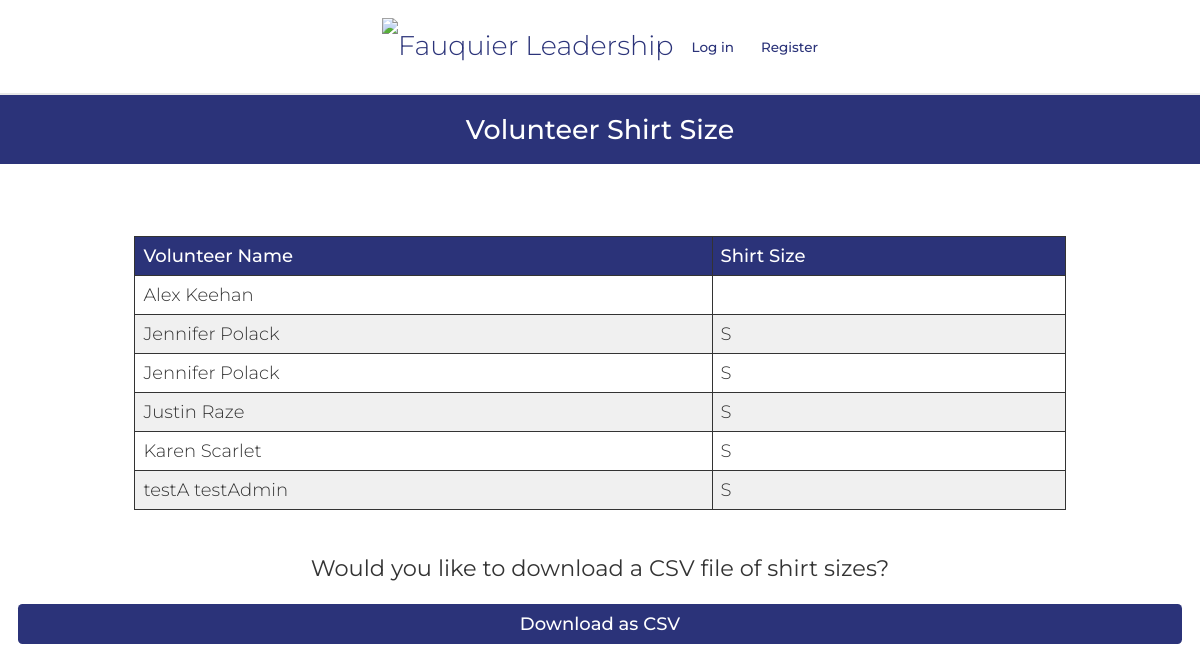
Screenshot of /TShirtSize.php with the database file from the repository.
### tables this page shows
CREATE TABLE `dbPersons` (
  `id` varchar(256) NOT NULL,
  `start_date` text DEFAULT NULL,
  `venue` text DEFAULT NULL,
  `first_name` text NOT NULL,
  `last_name` text DEFAULT NULL,
  `address` text DEFAULT NULL,
  `city` text DEFAULT NULL,
  `state` varchar(2) DEFAULT NULL,
  `zip` text DEFAULT NULL,
  `phone1` varchar(12) NOT NULL,
  `phone1type` text DEFAULT NULL,
  `phone2` varchar(12) DEFAULT NULL,
  `phone2type` text DEFAULT NULL,
  `birthday` text DEFAULT NULL,
  `email` text DEFAULT NULL,
  `shirt_size` varchar(3) DEFAULT NULL,
  `computer` varchar(3) DEFAULT NULL,
  `camera` varchar(3) NOT NULL,
  `transportation` varchar(3) NOT NULL,
  `contact_name` text NOT NULL,
  `contact_num` varchar(12) NOT NULL,
  `relation` text NOT NULL,
  `contact_time` text NOT NULL,
  `cMethod` text DEFAULT NULL,
  `position` text DEFAULT NULL,  
  `credithours` text DEFAULT NULL,
  `howdidyouhear` text DEFAULT NULL,
  `commitment` text DEFAULT NULL,
  `motivation` text DEFAULT NULL,
  `specialties` text DEFAULT NULL,
  `convictions` text DEFAULT NULL,
  `type` text DEFAULT NULL,
  `status` text DEFAULT NULL,
  `completedTraining` text NOT NULL DEFAULT 'False',
  `availability` text DEFAULT NULL,
  `schedule` text DEFAULT NULL,
  `hours` text DEFAULT NULL,
  `notes` text DEFAULT NULL,
  `password` text DEFAULT NULL,
  `sundays_start` char(5) DEFAULT NULL,
  `sundays_end` char(5) DEFAULT NULL,
  `mondays_start` char(5) DEFAULT NULL,
  `mondays_end` char(5) DEFAULT NULL,
  `tuesdays_start` char(5) DEFAULT NULL,
  `tuesdays_end` char(5) DEFAULT NULL,
  `wednesdays_start` char(5) DEFAULT NULL,
  `wednesdays_end` char(5) DEFAULT NULL,
  `thursdays_start` char(5) DEFAULT NULL,
  `thursdays_end` char(5) DEFAULT NULL,
  `fridays_start` char(5) DEFAULT NULL,
  `fridays_end` char(5) DEFAULT NULL,
  `saturdays_start` char(5) DEFAULT NULL,
  `saturdays_end` char(5) DEFAULT NULL,
  `profile_pic` text NOT NULL,
  `force_password_change` tinyint(1) NOT NULL,
  `gender` varchar(6) NOT NULL
);

### TShirtSize.php (the view, shortened to what this page needs)
<?php
$userID = null;
?>
<!DOCTYPE html>
<html>
<head>
    <?php require_once('universal.inc') ?>
</head>
<body>
    <?php require_once('header.php') ?>
    <h1>Volunteer Shirt Size</h1>
    <main>
    <?php
        if($accessLevel == 1) {
    ?>
            <h2><center>This is your current information!<center></h2>
    <?php
            $con = connect();
            $type1 = "volunteer";
            $query = "SELECT * FROM dbPersons WHERE id='$userID' ORDER BY dbPersons.first_name, dbPersons.last_name";
            $result = mysqli_query($con,$query);
            echo'
                <table><center>
                    <tr>
                        <th>Volunteer Name</th>
                        <th>Shirt Size</th>
                    </tr>
                <tbody>
            ';
            while($row = mysqli_fetch_assoc($result)) {
                $name = $row['first_name'] . $row['last_name'];
                $size = $row['shirt_size'];
                echo
                    "<tr>
                        <td>" . $name . "</td>
                        <td>" . $size . "</td>
                    </tr>
                    ";
            }
            echo "</tbody></center></table>";
        ?>
            <br>
            <h2><center>Would you like to change your shirt size?</center></h2>
            <br>
            <form id="select_shirt" action="./TShirtSize.php" method="POST">
                <div>
                    <label for="select_shirt">Select Size</label>
                    <select name="select_shirt">
                        <option value = "S">Small</option>
                        <option value = "M">Medium</option>
                        <option value = "L">Large</option>
                        <option value = "XL">Extra Large</option>
                        <option value = "XXL">2X Large</option>
                    </select>
                </div>
                <input type="submit" value="Change Size"/>
            </form>
        <?php
        }else if($accessLevel != 1){
            $con = connect();
            $query = "SELECT * FROM dbPersons WHERE status='Active' ORDER BY dbPersons.first_name, dbPersons.last_name";
            $result = mysqli_query($con,$query);
            echo'
                <table><center>
                    <tr>
                        <th>Volunteer Name</th>
                        <th>Shirt Size</th>
                    </tr>
                <tbody>
            ';
            while($row = mysqli_fetch_assoc($result)) {
                $name = $row['first_name'] . " " . $row['last_name'];
                $size = $row['shirt_size'];
                echo
                    "<tr>
                        <td>" . $name . "</td>
                        <td>" . $size . "</td>
                    </tr>
                    ";
            }
            echo "</tbody></center></table>";
            ?>
            <br>
            <br>
            <h3><center> Would you like to download a CSV file of shirt sizes?</center></h3>
            <br>
            <form id="shirt_csv" action="./TShirtSize.php" method="POST">
                <a href="Documents/tShirtSize.csv" target="_self" class="button" download>
                    Download as CSV
                </a>
            </form>
        <?php
        }
        ?>
    </main>
</body>
</html>

### css/base.css (style rules this page uses)
html, body, header, main, footer, div, span, p, h1, h2, h3, h4, h5, h6, ul, ol, li, input, select, textarea, form, section, label, table, td, tr, th, form, fieldset, em, button, a { padding: 0; margin: 0; font-size: inherit; font-family: inherit; font-weight: inherit; text-decoration: none; font-style: normal; box-sizing: border-box; text-align: left; list-style-type: none; border-spacing: 0; }
:root { --page-background-color: #ffffff; --page-font-color: #333333; --inactive-font-color: #d0d0d0; --inactive-background-color: #f0f0f0; --standout-background: #fafafa; --happy-toast-background-color: #1a7024; --happy-toast-font-color: white; --info-toast-background-color: #2f2f2f; --info-toast-font-color: white; --error-toast-background-color: #701a1a; --error-toast-font-color: white; --shadow-and-border-color: #e8e8e8; --main-color: #2B3379; --accent-color: #31763f; --secondary-accent-color: #f6a4b5; --calendar-event-color: #808080; --calendar-event-color-hover: var(--main-color); --calendar-today-border: 2px solid var(--secondary-accent-color); --button-font-color: white; --button-padding: 0.5rem 1.5rem; --button-border-radius: 0.25rem; --standard-border: 1px solid #333333; --light-border: 1px solid var(--shadow-and-border-color); --text-field-border: 2px solid #e8e8e8; --cancel-button-background-color: #aaa; --error-color: red; font-size: 18px; font-family: Montserrat; font-weight: 300; }
body { background-color: var(--page-background-color); color: var(--page-font-color); font-family: Montserrat; }
main:not(.login):not(.calendar-view):not(.dashboard) { padding: 1rem; }
input[type=submit], button, .button { color: var(--button-font-color); background-color: var(--main-color); padding: var(--button-padding); border: none; border-radius: var(--button-border-radius); font-weight: 500; width: 100%; transition: background-color .3s; cursor: pointer; text-align: center; }
h1 { font-size: 1.5rem; font-weight: 500; margin-bottom: 2rem; background-color: var(--main-color); color: var(--page-background-color); width: 100%; text-align: center; padding: 1rem; }
h3 { font-size: 1.25rem; font-weight: 400; }
.button { display: inline-block; }

### TShirtSize.php (style rules this page uses)
table { margin-top: 1rem; margin-left: auto; margin-right: auto; border-collapse: collapse; width: 80%; }
td { border: 1px solid #333333; text-align: left; padding: 8px; }
th { background-color: var(--main-color); color: var(--button-font-color); border: 1px solid #333333; text-align: left; padding: 8px; font-weight: 500; }
tr:nth-child(even) { background-color: #f0f0f0; }

### rows the page displays
dbpersons: name "Alex Keehan"
dbpersons: name "Jennifer Polack", shirt_size "S"
dbpersons: name "Jennifer Polack", shirt_size "S"
dbpersons: name "Justin Raze", shirt_size "S"
dbpersons: name "Karen Scarlet", shirt_size "S"
dbpersons: name "testA testAdmin", shirt_size "S"
